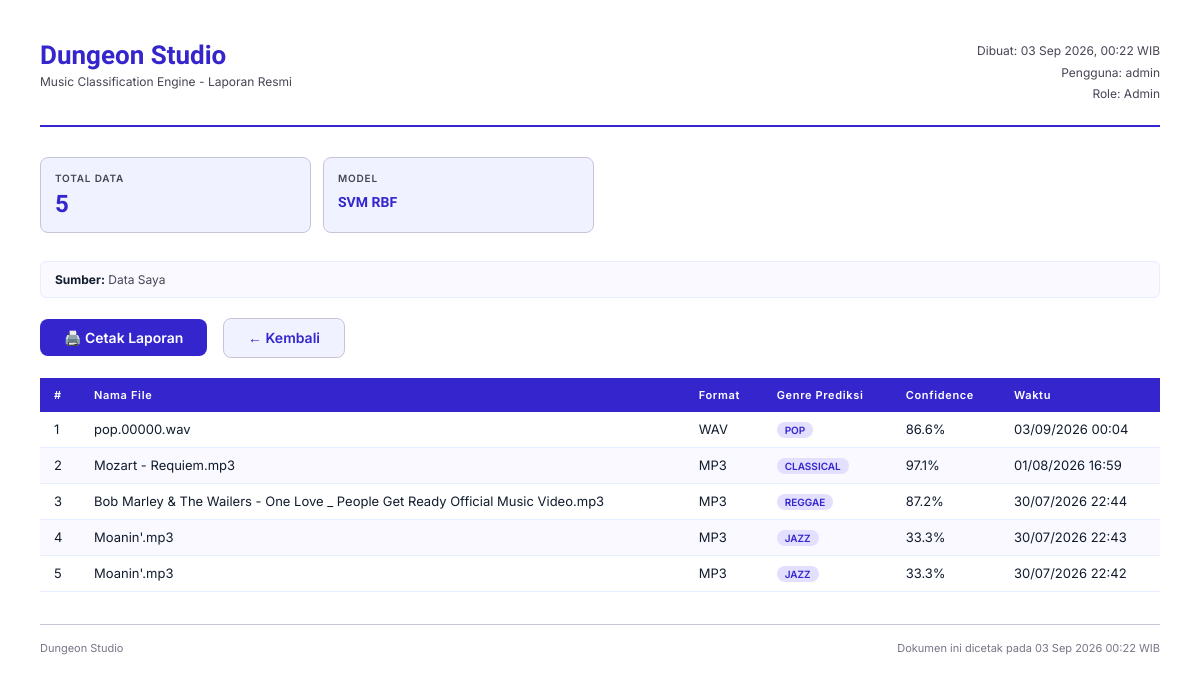
/laporan/cetak/ (signed in), run on the app's committed database.
### Klasifikasi/models.py (models this page shows, shortened)
class CustomUser(AbstractUser):
    id_user = models.UUIDField(primary_key=True, default=uuid.uuid4, editable=False)
    class Meta:
        db_table = 'tb_user'
        verbose_name = 'Pengguna'
        verbose_name_plural = 'Pengguna'

class UserProfile(models.Model):
    id_profile = models.UUIDField(primary_key=True, default=uuid.uuid4, editable=False)
    user = models.OneToOneField(
        settings.AUTH_USER_MODEL,
        on_delete=models.CASCADE,
        related_name='profile',
        db_column='id_user'
    )
    role = models.CharField(max_length=30, choices=ROLE_CHOICES, default='pengguna_studio')
    is_active = models.BooleanField(default=True)
    tanggal_dibuat = models.DateTimeField(auto_now_add=True)
    class Meta:
        db_table = 'tb_user_profile'
        verbose_name = 'Profil Pengguna'
        verbose_name_plural = 'Profil Pengguna'

class RiwayatKlasifikasi(models.Model):
    id_riwayat = models.UUIDField(primary_key=True, default=uuid.uuid4, editable=False)
    user = models.ForeignKey(
        settings.AUTH_USER_MODEL,
        on_delete=models.CASCADE,
        related_name='riwayat',
        db_column='id_user'
    )
    nama_file = models.CharField(max_length=255)
    ukuran_file = models.CharField(max_length=50)
    format_file = models.CharField(max_length=20)
    genre_prediksi = models.CharField(max_length=100)
    genre_icon = models.CharField(max_length=10, default='🎵')
    confidence = models.FloatField(null=True, blank=True)
    waktu_klasifikasi = models.DateTimeField(auto_now_add=True)
    top_features_json = models.TextField(blank=True, default='[]')
    probabilities_json = models.TextField(blank=True, default='[]')
    class Meta:
        db_table = 'tb_riwayat_klasifikasi'
        ordering = ['-waktu_klasifikasi']
        verbose_name = 'Riwayat Klasifikasi'
        verbose_name_plural = 'Riwayat Klasifikasi'

### Klasifikasi/views.py (the view)
# urls.py: path('laporan/cetak/', views.cetak_laporan, name='cetak_laporan'),
@login_and_active_required
def cetak_laporan(request):
    role = get_user_role(request.user)
    active_tab = request.GET.get('tab', 'saya')
    date_from_str = request.GET.get('date_from', '')
    date_to_str   = request.GET.get('date_to', '')
    genre_filter  = request.GET.get('genre', '')
    user_filter   = request.GET.get('user', '') if active_tab == 'semua' else ''
    qs = _build_riwayat_for_export(request, date_from_str, date_to_str, active_tab, role, genre_filter, user_filter)
    riwayat_parsed = []
    genre_stats = {}
    for idx, r in enumerate(qs, 1):
        genre_color = GENRE_INFO.get(r.genre_prediksi.lower(), {}).get('color', '#888')
        username = r.user.username
        riwayat_parsed.append({
            'no': idx,
            'username': username,
            'nama_file': r.nama_file,
            'ukuran_file': r.ukuran_file,
            'format_file': r.format_file,
            'genre_prediksi': r.genre_prediksi,
            'genre_icon': r.genre_icon,
            'genre_color': genre_color,
            'confidence': f"{r.confidence:.1f}%" if r.confidence else "N/A",
            'waktu': r.waktu_klasifikasi,
        })
        genre_stats[r.genre_prediksi] = genre_stats.get(r.genre_prediksi, 0) + 1
    if date_from_str and date_to_str:
        periode = f"{date_from_str} s.d. {date_to_str}"
    elif date_from_str:
        periode = f"Sejak {date_from_str}"
    elif date_to_str:
        periode = f"Sampai {date_to_str}"
    else:
        periode = "Semua Periode"
    context = {
        'riwayat': riwayat_parsed,
        'total': len(riwayat_parsed),
        'genre_filter': genre_filter,
        'genre_stats': sorted(genre_stats.items(), key=lambda x: x[1], reverse=True),
        'tanggal_cetak': datetime.now().strftime('%d %B %Y %H:%M'),
        'user': request.user,
        'role': role,
        'show_username_col': active_tab == 'semua' and role in ('admin', 'pengelola_studio'),
        'periode': periode,
        'date_from': date_from_str,
        'date_to': date_to_str,
    }
    return render(request, 'Klasifikasi/laporan_print.html', context)

### Klasifikasi/views.py (called while the page is built)
def _build_riwayat_for_export(request, date_from_str, date_to_str, active_tab, role, genre_str='', user_str=''):
    from .models import RiwayatKlasifikasi
    if active_tab == 'semua' and role in ('admin', 'pengelola_studio'):
        qs = RiwayatKlasifikasi.objects.select_related('user').all()
        if user_str:
            qs = qs.filter(user__username__icontains=user_str)
    else:
        qs = RiwayatKlasifikasi.objects.filter(user=request.user)
    if date_from_str:
        try:
            qs = qs.filter(waktu_klasifikasi__date__gte=date_from_str)
        except Exception:
            pass
    if date_to_str:
        try:
            qs = qs.filter(waktu_klasifikasi__date__lte=date_to_str)
        except Exception:
            pass
    if genre_str:
        qs = qs.filter(genre_prediksi__iexact=genre_str)
    return qs

### Klasifikasi/templates/Klasifikasi/laporan_print.html (shortened to what this page needs)
{% load static %}
<!DOCTYPE html>
<html lang="id">
<head>
</head>
<body>
  <div class="header">
    <div class="brand">
      <h1>Dungeon Studio</h1>
      <p>{% if role == 'pengguna_studio' %}Sistem Pengenal Genre Musik{% else %}Music Classification Engine{% endif %} - Laporan Resmi</p>
    </div>
    <div class="report-meta">
      <div>Dibuat: {% now "d M Y, H:i" %} WIB</div>
      <div>Pengguna: {{ user.get_full_name|default:user.username }}</div>
      <div>Role: {{ user.profile.get_role_display }}</div>
    </div>
  </div>
  <div class="summary-grid">
    <div class="summary-card">
      <div class="label">Total Data</div>
      <div class="value">{{ total }}</div>
    </div>
    {% if user.profile.role != 'pengguna_studio' %}
    <div class="summary-card">
      <div class="label">Model</div>
      <div class="value" style="font-size:14px; padding-top:4px;">SVM RBF</div>
    </div>
    {% endif %}
  </div>
  <div class="filter-info">
    <span><strong>Sumber:</strong> {% if active_tab == 'semua' %}Semua Pengguna{% else %}Data Saya{% endif %}</span>
  </div>
  <div class="no-print" style="margin-bottom: 20px;">
    <button onclick="window.print()"
            style="display:inline-flex; align-items:center; gap:8px; background:#3525cd; color:#fff; border:none; padding:10px 24px; border-radius:8px; font-family:Inter; font-size:14px; font-weight:600; cursor:pointer;">
      🖨️ Cetak Laporan
    </button>
    <a href="{% url 'Klasifikasi:laporan' %}"
       style="margin-left:12px; display:inline-flex; align-items:center; gap:8px; background:#f0f3ff; color:#3525cd; border:1px solid #c7c4d8; padding:10px 24px; border-radius:8px; font-family:Inter; font-size:14px; font-weight:600; text-decoration:none;">
      ← Kembali
    </a>
  </div>
  <table>
    <thead>
      <tr>
        <th style="width:40px;">#</th>
        <th>Nama File</th>
        <th>Format</th>
        <th>Genre Prediksi</th>
        <th>{% if role == 'pengguna_studio' %}Kecocokan{% else %}Confidence{% endif %}</th>
        <th>Waktu</th>
      </tr>
    </thead>
    <tbody>
      {% for p in riwayat %}
      <tr>
        <td>{{ forloop.counter }}</td>
        <td>{{ p.nama_file }}</td>
        <td>{{ p.format_file }}</td>
        <td><span class="genre-badge">{{ p.genre_prediksi }}</span></td>
        <td>{{ p.confidence }}</td>
        <td>{{ p.waktu|date:"d/m/Y H:i" }}</td>
      </tr>
      {% empty %}
      <tr><td colspan="7" class="no-data">Tidak ada data untuk dicetak.</td></tr>
      {% endfor %}
    </tbody>
  </table>
  <div class="footer">
    <span>Dungeon Studio</span>
    <span>Dokumen ini dicetak pada {% now "d M Y H:i" %} WIB</span>
  </div>
</body>
</html>

### Klasifikasi/templates/Klasifikasi/laporan_print.html (style rules this page uses)
* { box-sizing: border-box; margin: 0; padding: 0; }
body { font-family: 'Inter', sans-serif; font-size: 13px; color: #111c2d; background: #ffffff; padding: 40px; }
.header { display: flex; justify-content: space-between; align-items: flex-start; border-bottom: 2px solid #3525cd; padding-bottom: 20px; margin-bottom: 30px; }
.brand h1 { font-family: 'Plus Jakarta Sans', sans-serif; font-weight: 800; font-size: 26px; color: #3525cd; }
.brand p { color: #464555; font-size: 12px; margin-top: 4px; }
.report-meta { text-align: right; color: #464555; font-size: 12px; line-height: 1.8; }
.summary-grid { display: grid; grid-template-columns: repeat(4, 1fr); gap: 12px; margin-bottom: 28px; }
.summary-card { background: #f0f3ff; border: 1px solid #c7c4d8; border-radius: 8px; padding: 14px; }
.summary-card .label { font-size: 10px; font-weight: 600; letter-spacing: 0.08em; text-transform: uppercase; color: #464555; margin-bottom: 6px; }
.summary-card .value { font-family: 'Plus Jakarta Sans', sans-serif; font-size: 24px; font-weight: 800; color: #3525cd; }
.filter-info { background: #f9f9ff; border: 1px solid #e7eeff; border-radius: 6px; padding: 10px 14px; margin-bottom: 20px; font-size: 12px; color: #464555; display: flex; flex-wrap: wrap; gap: 12px; }
.filter-info span strong { color: #111c2d; }
table { width: 100%; border-collapse: collapse; margin-bottom: 24px; }
thead tr { background: #3525cd; color: #ffffff; }
thead th { padding: 10px 14px; font-size: 11px; font-weight: 600; letter-spacing: 0.06em; text-align: left; }
tbody tr:nth-child(even) { background: #f9f9ff; }
tbody tr:nth-child(odd) { background: #ffffff; }
tbody td { padding: 9px 14px; border-bottom: 1px solid #e7eeff; vertical-align: middle; }
.genre-badge { display: inline-block; padding: 2px 8px; border-radius: 999px; background: #e2dfff; color: #3525cd; font-size: 10px; font-weight: 600; text-transform: uppercase; }
.footer { margin-top: 32px; border-top: 1px solid #c7c4d8; padding-top: 16px; display: flex; justify-content: space-between; font-size: 11px; color: #777587; }

### data on the page
CustomUser: get_full_name "admin", profile.role "Admin"
RiwayatKlasifikasi: nama_file "pop.00000.wav", format_file "WAV", genre_prediksi "POP", waktu "03/09/2026 00:04"
RiwayatKlasifikasi: nama_file "Mozart - Requiem.mp3", format_file "MP3", genre_prediksi "CLASSICAL", waktu "01/08/2026 16:59"
RiwayatKlasifikasi: nama_file "Bob Marley & The Wailers - One Love _ People Get Ready Official Music Video.mp3", format_file "MP3", genre_prediksi "REGGAE", waktu "30/07/2026 22:44"
RiwayatKlasifikasi: nama_file "Moanin'.mp3", format_file "MP3", genre_prediksi "JAZZ", waktu "30/07/2026 22:43"
RiwayatKlasifikasi: nama_file "Moanin'.mp3", format_file "MP3", genre_prediksi "JAZZ", waktu "30/07/2026 22:42"

### other printed values
{{ total }} "5"
{{ p.confidence }} "86.6%" "97.1%" "87.2%" "33.3%" "33.3%"
